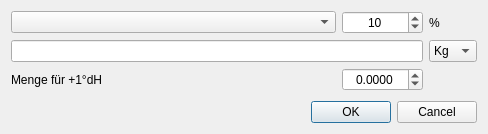
<?xml version="1.0" encoding="UTF-8"?>
<ui version="4.0">
 <class>DlgWasseraufbereitung</class>
 <widget class="QDialog" name="DlgWasseraufbereitung">
  <property name="geometry">
   <rect>
    <x>0</x>
    <y>0</y>
    <width>488</width>
    <height>134</height>
   </rect>
  </property>
  <property name="windowTitle">
   <string>Wasseraufbereitung</string>
  </property>
  <layout class="QVBoxLayout" name="verticalLayout">
   <item>
    <layout class="QGridLayout" name="gridLayout">
     <item row="0" column="1">
      <widget class="SpinBox" name="tbKonzentration">
       <property name="minimumSize">
        <size>
         <width>80</width>
         <height>0</height>
        </size>
       </property>
       <property name="toolTip">
        <string>Hier wird der konzentrationsgrad der Säure oder des gelösten Salzes angegeben.</string>
       </property>
       <property name="alignment">
        <set>Qt::AlignCenter</set>
       </property>
       <property name="minimum">
        <number>1</number>
       </property>
       <property name="maximum">
        <number>100</number>
       </property>
       <property name="value">
        <number>10</number>
       </property>
      </widget>
     </item>
     <item row="0" column="0">
      <widget class="ComboBox" name="cbAuswahl">
       <property name="sizePolicy">
        <sizepolicy hsizetype="Expanding" vsizetype="Fixed">
         <horstretch>0</horstretch>
         <verstretch>0</verstretch>
        </sizepolicy>
       </property>
       <property name="toolTip">
        <string>&lt;html&gt;&lt;head/&gt;&lt;body&gt;&lt;p&gt;In diesem Feld sind zur Wasseraufbereitung Säuren, Salze und gesäuerte Malze gesammelt aufgeführt. Zusätzlich können unter dem Punkt &amp;lt;manuell&amp;gt; weitere Zutaten, etwa zur Wasservorbehandlung durch gebrannten oder gelöschten Kalk hinzugefügt werden.&lt;/p&gt;&lt;p&gt;&lt;span style=&quot; font-weight:600;&quot;&gt;Vorgehen: &lt;/span&gt;Auf die übliche Trennung dieser Kategorien wird im Kleinen Brauhelfer aus Gründen der Übersichtlichkeit verzichtet. Dennoch ist es nicht ratsam Salze und Säuren wahllos durcheinder zu würfeln. Will man ein bestimmtes Wasser einer Region nachbauen und aufbereiten, sollten zuerst die Salze eingestellt werden. Diese wirken stark auf den Calcium-, Sulfat- oder Chloridgehalt. Mit der Säure wird dann im zweiten Schritt der Wasseraufbereitung der gewünscht pH-Gehalt eingestellt und die Wasseraufbereitung abgeschlossen.&lt;/p&gt;&lt;p&gt;&lt;span style=&quot; font-weight:600; color:#fc0107;&quot;&gt;Achtung 1: &lt;/span&gt;Zum Umgang mit aggressiven &lt;span style=&quot; font-weight:600;&quot;&gt;Kalklösungen&lt;/span&gt; bei der Wassevorbehandlung sollte vorher ein Fachbuch oder ein Fachforum konsultiert sowie entsprechende Schutzausrüstung wie Handschuhe, Laborbrille besorgt werden. Aber auch Salze wie Calciumchlorid sind nicht unbedenklich, lässt es doch selbst Edelstahl korrodieren. Stark ätzenden Säuren sollten nur in entsprechender Verdünnung angewandt werden. Bei Salz- und Schwefelsäure ist ein Mundschutz unentbehrlich.&lt;/p&gt;&lt;p&gt;&lt;span style=&quot; font-weight:600; color:#fc0107;&quot;&gt;Achtung 2: &lt;/span&gt;&lt;span style=&quot; font-weight:600;&quot;&gt;Calciumchlorid&lt;/span&gt; wird im Handel als Anhydrat, als Dihydrat und als 33%-ige Lösung amgeboten. Entgegen anderen Salzen ist das so gut wie bei keinem Händler ausgewiesen und dementsprechend fehleranfällig kann sein Einsatz sein: Bei einem &lt;span style=&quot; font-weight:600;&quot;&gt;Anhydrat&lt;/span&gt; braucht es nur die Hälfte der Menge eines Dihydrats, da ein Wassermolekül entzogen wurde. Üblich ist im Handel Calciumchlorid als &lt;span style=&quot; font-weight:600;&quot;&gt;Dihydrat&lt;/span&gt;&lt;span style=&quot; font-weight:600;&quot;&gt;CaCl₂ x 2H₂O&lt;/span&gt;. Calciumchlorid Dihydrat wird auch als &lt;span style=&quot; font-weight:600;&quot;&gt;E509&lt;/span&gt; bezichnet.&lt;/p&gt;&lt;p&gt;Als &lt;span style=&quot; font-weight:600;&quot;&gt;Anhydrat&lt;/span&gt; ist es fein kristallin und hygroskopisch. Diese Anfällig für Feuchtigkeit ist ein Nachteil, da es dadurch unbrauchbar wird. Je höher die Raumtemperatur, desto mehr Feuchtigkeit wird eingelagert. Man kann das mit einer kleinen Menge im Ofen oder der Mikrowelle testen.&lt;/p&gt;&lt;p&gt;Als &lt;span style=&quot; font-weight:600;&quot;&gt;Dihydrat&lt;/span&gt; liegt Calciumchlorid oft in Kügelchen vor und ist weniger anfällig für Raumfeuchtigkeit. Das Dihydrat ist eindeutig zu bevorzugen. Auch wenn nicht ausgewiesen, die Aufbereitungsform Kügelchen ist ein zuverlässiger Indikator für die richtige Dosage. ist man sich unsicher, sind Fachforen wie &lt;a href=&quot;hobbybrauer.de&quot;&gt;&lt;span style=&quot; text-decoration: underline; color:#0068da;&quot;&gt;hobbybrauer.de&lt;/span&gt;&lt;/a&gt; Anlaufstelle der Wahl.&lt;/p&gt;&lt;/body&gt;&lt;/html&gt;</string>
       </property>
      </widget>
     </item>
     <item row="0" column="2">
      <widget class="QLabel" name="label_2">
       <property name="minimumSize">
        <size>
         <width>40</width>
         <height>0</height>
        </size>
       </property>
       <property name="text">
        <string>%</string>
       </property>
      </widget>
     </item>
     <item row="1" column="2">
      <widget class="ComboBox" name="cbEinheit">
       <property name="toolTip">
        <string>Hier können dieverse Maßeinheiten zur Wasseraufbereitung gewählt werden. Voreingestellt ist kg, tatsächlich üblich sind aber Mengenangaben im Gramm- und Milliliterbereich. Zusätzlich können sogar Stückzahlen verwendet werden, wenn etwa mit normierten Tabletten gearbeitet wird.</string>
       </property>
       <item>
        <property name="text">
         <string>Kg</string>
        </property>
       </item>
       <item>
        <property name="text">
         <string>g</string>
        </property>
       </item>
       <item>
        <property name="text">
         <string>mg</string>
        </property>
       </item>
       <item>
        <property name="text">
         <string>Stk</string>
        </property>
       </item>
       <item>
        <property name="text">
         <string>l</string>
        </property>
       </item>
       <item>
        <property name="text">
         <string>ml</string>
        </property>
       </item>
      </widget>
     </item>
     <item row="2" column="0">
      <widget class="QLabel" name="label">
       <property name="text">
        <string>Menge für +1°dH</string>
       </property>
      </widget>
     </item>
     <item row="2" column="1">
      <widget class="DoubleSpinBox" name="tbFaktor">
       <property name="minimumSize">
        <size>
         <width>80</width>
         <height>0</height>
        </size>
       </property>
       <property name="toolTip">
        <string>&lt;html&gt;&lt;head/&gt;&lt;body&gt;&lt;p&gt;Hier wird die &lt;span style=&quot; font-weight:600;&quot;&gt;spezifische&lt;/span&gt;&lt;span style=&quot; font-weight:600;&quot;&gt;Menge&lt;/span&gt; einer &lt;span style=&quot; font-weight:600;&quot;&gt;Wasserbehandlungszutat&lt;/span&gt; angegeben, die nötig ist, um &lt;span style=&quot; font-weight:600;&quot;&gt;1° deutsche Härte (dH)&lt;/span&gt;&lt;span style=&quot; font-weight:600;&quot;&gt;in g/l &lt;/span&gt;auszumachen. Daran lässt sich ohne Grundkenntnisse leicht erkennen, wie stark ein Salz oder eine Säure auf das Wasser einwirkt.&lt;/p&gt;&lt;/body&gt;&lt;/html&gt;</string>
       </property>
       <property name="alignment">
        <set>Qt::AlignCenter</set>
       </property>
       <property name="decimals">
        <number>4</number>
       </property>
       <property name="minimum">
        <double>-100.000000000000000</double>
       </property>
       <property name="maximum">
        <double>100.000000000000000</double>
       </property>
       <property name="singleStep">
        <double>0.001000000000000</double>
       </property>
      </widget>
     </item>
     <item row="2" column="2">
      <widget class="QLabel" name="lblEinheitFaktor"/>
     </item>
     <item row="1" column="0" colspan="2">
      <widget class="QLineEdit" name="tbName">
       <property name="toolTip">
        <string>In diesem Feld wird die gewählte Zutat für die Wasseraufbereitung samt Konznetration ausgegeben.</string>
       </property>
      </widget>
     </item>
    </layout>
   </item>
   <item>
    <spacer name="verticalSpacer">
     <property name="orientation">
      <enum>Qt::Vertical</enum>
     </property>
     <property name="sizeHint" stdset="0">
      <size>
       <width>20</width>
       <height>40</height>
      </size>
     </property>
    </spacer>
   </item>
   <item>
    <widget class="QDialogButtonBox" name="buttonBox">
     <property name="orientation">
      <enum>Qt::Horizontal</enum>
     </property>
     <property name="standardButtons">
      <set>QDialogButtonBox::Cancel|QDialogButtonBox::Ok</set>
     </property>
    </widget>
   </item>
  </layout>
 </widget>
 <customwidgets>
  <customwidget>
   <class>DoubleSpinBox</class>
   <extends>QDoubleSpinBox</extends>
   <header>widgets/doublespinbox.h</header>
  </customwidget>
  <customwidget>
   <class>ComboBox</class>
   <extends>QComboBox</extends>
   <header>widgets/combobox.h</header>
  </customwidget>
  <customwidget>
   <class>SpinBox</class>
   <extends>QSpinBox</extends>
   <header>widgets/spinbox.h</header>
  </customwidget>
 </customwidgets>
 <tabstops>
  <tabstop>cbAuswahl</tabstop>
  <tabstop>tbKonzentration</tabstop>
  <tabstop>tbName</tabstop>
  <tabstop>cbEinheit</tabstop>
  <tabstop>tbFaktor</tabstop>
 </tabstops>
 <resources/>
 <connections>
  <connection>
   <sender>buttonBox</sender>
   <signal>accepted()</signal>
   <receiver>DlgWasseraufbereitung</receiver>
   <slot>accept()</slot>
   <hints>
    <hint type="sourcelabel">
     <x>248</x>
     <y>254</y>
    </hint>
    <hint type="destinationlabel">
     <x>157</x>
     <y>274</y>
    </hint>
   </hints>
  </connection>
  <connection>
   <sender>buttonBox</sender>
   <signal>rejected()</signal>
   <receiver>DlgWasseraufbereitung</receiver>
   <slot>reject()</slot>
   <hints>
    <hint type="sourcelabel">
     <x>316</x>
     <y>260</y>
    </hint>
    <hint type="destinationlabel">
     <x>286</x>
     <y>274</y>
    </hint>
   </hints>
  </connection>
 </connections>
</ui>
